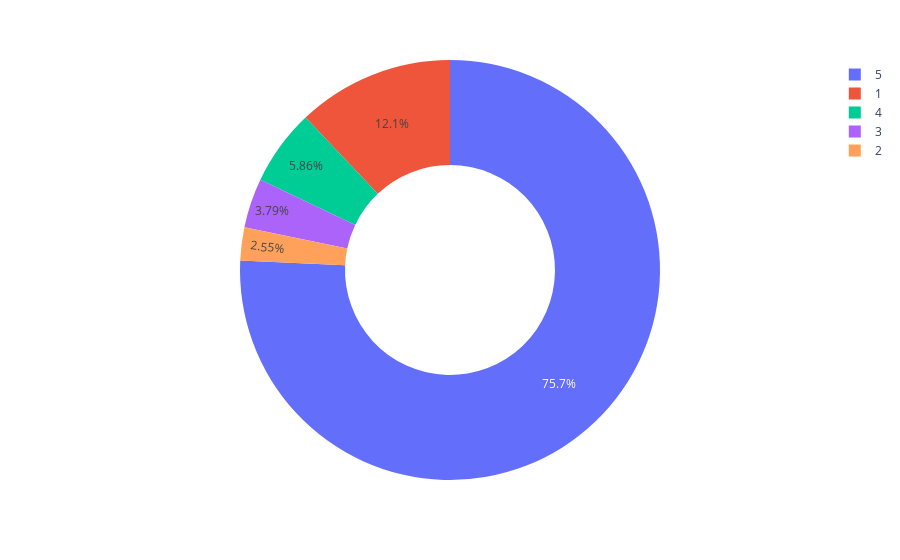

Notebook code cell kept with this figure:
### Code cell
ratings = data["score"].value_counts()
numbers = ratings.index
quantity = ratings.values
import plotly.express as px
figure = px.pie(data, values = quantity, names = numbers, hole = .5)

figure.show()

### Figure 1 — Plotly figure (JSON) as saved in the notebook; plotly's stock layout.template omitted (floating-point values rounded to 4 significant figures)
{"data": [{"domain": {"x": [0, 1], "y": [0, 1]}, "hole": 0.5, "hovertemplate": "label=%{label}<br>value=%{value}<extra></extra>", "labels": [5, 1, 4, 3, 2], "legendgroup": "", "name": "", "showlegend": true, "type": "pie", "values": [232504, 37079, 17985, 11652, 7833]}], "layout": {"legend": {"tracegroupgap": 0}, "margin": {"t": 60}}}
